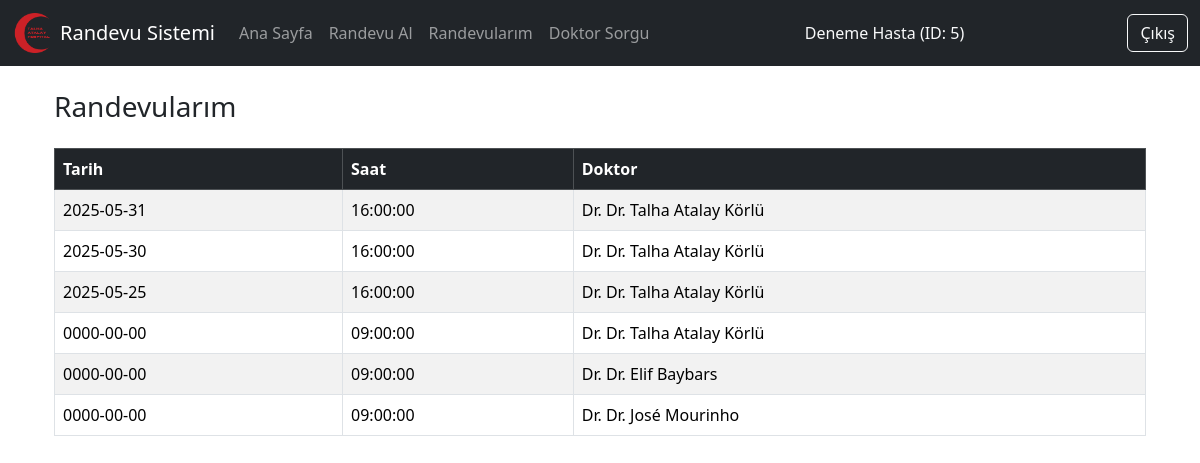
The app's page /pages/randevularim.php (signed in) with its own data.
### tables this page shows
CREATE TABLE `randevular` (
  `id` int(11) NOT NULL,
  `hasta_id` int(11) DEFAULT NULL,
  `doktor_id` int(11) DEFAULT NULL,
  `tarih` date DEFAULT NULL,
  `saat` time DEFAULT NULL
);

CREATE TABLE `doktorlar` (
  `id` int(11) NOT NULL,
  `ad` varchar(100) DEFAULT NULL
);

### pages/randevularim.php (the view, shortened to what this page needs)
<?php
include '../includes/db.php';
include '../includes/header.php';
$id = $_SESSION['hasta_id'];
$id = (int)$id;
$sql = "
    SELECT r.tarih, r.saat, d.ad AS doktor_ad
    FROM randevular r
    JOIN doktorlar d ON r.doktor_id = d.id
    WHERE r.hasta_id = $id
    ORDER BY r.tarih DESC, r.saat DESC
";
$result = $conn->query($sql);
?>
<div class="container mt-4">
    <h3 class="mb-4">Randevularım</h3>
    <?php if ($result->num_rows > 0): ?>
    <table class="table table-striped table-bordered">
        <thead class="table-dark">
            <tr>
                <th>Tarih</th>
                <th>Saat</th>
                <th>Doktor</th>
            </tr>
        </thead>
        <tbody>
            <?php while ($row = $result->fetch_assoc()): ?>
                <tr>
                    <td><?php echo htmlspecialchars($row['tarih']); ?></td>
                    <td><?php echo htmlspecialchars($row['saat']); ?></td>
                    <td>Dr. <?php echo htmlspecialchars($row['doktor_ad']); ?></td>
                </tr>
            <?php endwhile; ?>
        </tbody>
    </table>
    <?php else: ?>
        <div class="alert alert-info">Henüz randevunuz yok.</div>
    <?php endif; ?>
</div>
<?php include '../includes/footer.php'; ?>

### includes/header.php (shortened to what this page needs)
<!DOCTYPE html>
<html lang="tr">
<head>
  <link href="https://cdn.jsdelivr.net/npm/bootstrap@5.3.3/dist/css/bootstrap.min.css" rel="stylesheet">
</head>
<body>
<nav class="navbar navbar-expand-lg navbar-dark bg-dark">
  <div class="container-fluid">
    <a class="navbar-brand d-flex align-items-center" href="#">
      <img src="../assets/logo.png" alt="Logo" width="40" height="40" class="me-2">
      Randevu Sistemi
    </a>
    <div class="collapse navbar-collapse justify-content-between" id="navbarNav">
      <ul class="navbar-nav">
        <li class="nav-item"><a class="nav-link" href="../pages/dashboard.php">Ana Sayfa</a></li>
        <li class="nav-item"><a class="nav-link" href="../pages/randevu_al.php">Randevu Al</a></li>
        <li class="nav-item"><a class="nav-link" href="../pages/randevularim.php">Randevularım</a></li>
        <li class="nav-item"><a class="nav-link" href="../pages/doktor_sorgu.php">Doktor Sorgu</a></li>
      </ul>
      <span class="navbar-text text-light me-3">
        <?php
        echo "" . ($_SESSION['hasta_ad'] ?? 'Bilinmeyen') . " (ID: " . ($_SESSION['hasta_id'] ?? '-') . ")";
        ?>
      </span>
      <a href="../pages/logout.php" class="btn btn-outline-light">Çıkış</a>
    </div>
  </div>
</nav>
<div class="container mt-4">

### includes/footer.php (shortened to what this page needs)
</div>
</body>
</html>

### records on screen
randevular: tarih "2025-05-31", saat "16:00:00", doktor.ad "Dr. Talha Atalay Körlü"
randevular: tarih "2025-05-30", saat "16:00:00", doktor.ad "Dr. Talha Atalay Körlü"
randevular: tarih "2025-05-25", saat "16:00:00", doktor.ad "Dr. Talha Atalay Körlü"
randevular: tarih "0000-00-00", saat "09:00:00", doktor.ad "Dr. Talha Atalay Körlü"
randevular: tarih "0000-00-00", saat "09:00:00", doktor.ad "Dr. Elif Baybars"
randevular: tarih "0000-00-00", saat "09:00:00", doktor.ad "Dr. José Mourinho"

### other values on screen
$_SESSION['hasta_ad'] "Deneme Hasta"
$_SESSION['hasta_id'] "5"
